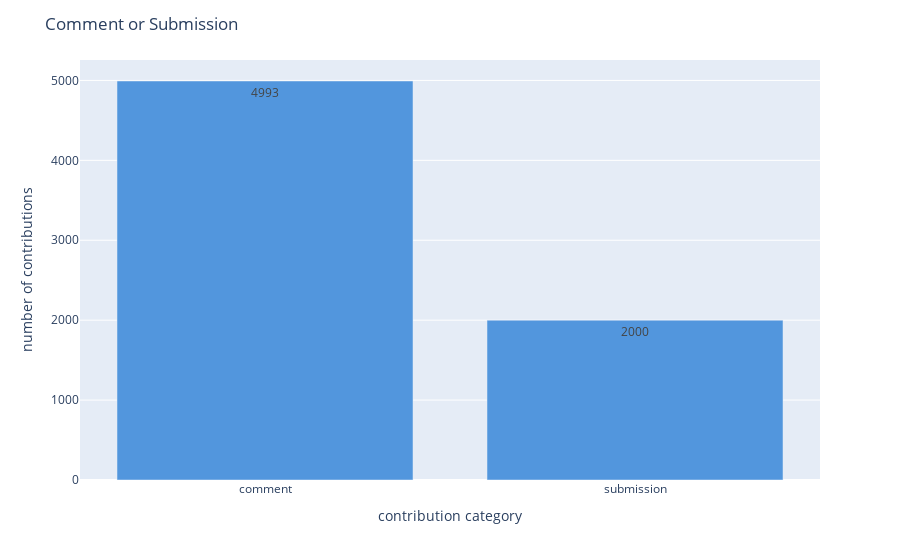

Here is the notebook cell this chart was saved with:
### Code cell
px.bar(data_frame=df['submission_comment'].value_counts().to_frame().reset_index(),
       x="index", y="submission_comment", color='submission_comment', text = 'submission_comment' ).update_layout(title='Comment or Submission',
                   xaxis_title='contribution category',
                   yaxis_title='number of contributions').update_traces(marker_color='#5296dd')

### Figure 1 — Plotly figure (JSON) as saved in the notebook; plotly's stock layout.template omitted (floating-point values rounded to 4 significant figures)
{"data": [{"alignmentgroup": "True", "hovertemplate": "index=%{x}<br>submission_comment=%{marker.color}<extra></extra>", "legendgroup": "", "marker": {"color": "#5296dd", "coloraxis": "coloraxis", "pattern": {"shape": ""}}, "name": "", "offsetgroup": "", "orientation": "v", "showlegend": false, "text": ["4993", "2000"], "textposition": "auto", "type": "bar", "x": ["comment", "submission"], "xaxis": "x", "y": [4993, 2000], "yaxis": "y"}], "layout": {"barmode": "relative", "coloraxis": {"colorbar": {"title": {"text": "submission_comment"}}, "colorscale": [[0, "#0d0887"], [0.1111, "#46039f"], [0.2222, "#7201a8"], [0.3333, "#9c179e"], [0.4444, "#bd3786"], [0.5556, "#d8576b"], [0.6667, "#ed7953"], [0.7778, "#fb9f3a"], [0.8889, "#fdca26"], [1, "#f0f921"]]}, "legend": {"tracegroupgap": 0}, "margin": {"t": 60}, "title": {"text": "Comment or Submission"}, "xaxis": {"anchor": "y", "domain": [0, 1], "title": {"text": "contribution category"}}, "yaxis": {"anchor": "x", "domain": [0, 1], "title": {"text": "number of contributions"}}}}
